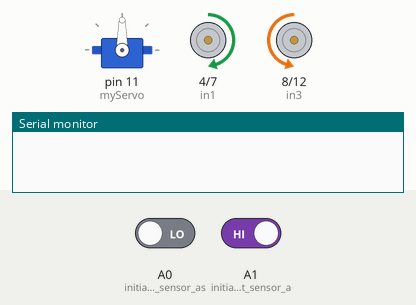
A sketch run on a simulated Arduino Uno, built with avr-gcc and run on an emulated ATmega328P. Parts: servo, motor-driver pin pairs drawn as motors (green arrow = first pin HIGH = forward, orange = second pin HIGH = backward, longer = more drive, scaled by the enable pin), the last lines printed to the serial monitor. The test bench sets the inputs (shaded band); at power-on: A0 (initialize_Left_sensor_as) LOW, A1 (initialize_Right_sensor_a) HIGH. Random numbers use the default seed unless the sketch sets one.

Above: at 1.2 s.
1.3 s: A0 (initialize_Left_sensor_as) driven HIGH
At 2.0 s:
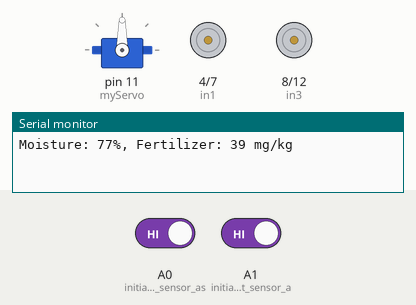
At 7.0 s:
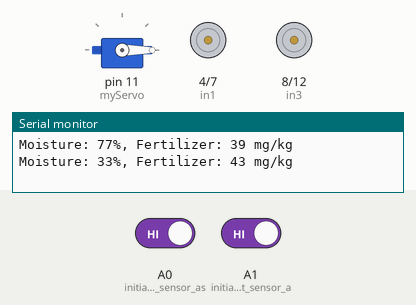
Timing chart, 0 to 24.8 s (numbered marks = the images above; inputs shaded):
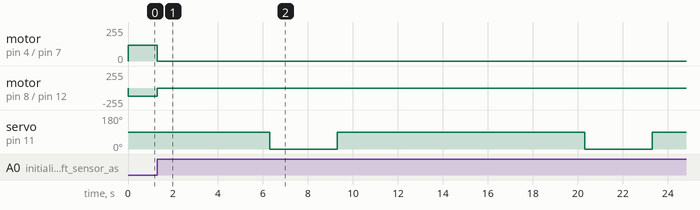

The sketch:

demo_presentation_code_30th_jan.ino
```cpp
#include <Servo.h>

#define in1 4
#define in2 7
#define in3 8
#define in4 12
#define enA 5 //pwm
#define enB 3 //pwm

int M1_Speed = 80; // speed of motor 1
int M2_Speed = 80; // speed of motor 2
int LeftRotationSpeed = 120;  // Left Rotation Speed
int RightRotationSpeed = 120; // Right Rotation Speed

Servo myServo; // Create a Servo object

void setup() {
  pinMode(in1, OUTPUT);
  pinMode(in2, OUTPUT);
  pinMode(in3, OUTPUT);
  pinMode(in4, OUTPUT);

  pinMode(enA, OUTPUT);
  pinMode(enB, OUTPUT);

  pinMode(A0, INPUT); // initialize Left sensor as an input
  pinMode(A1, INPUT); // initialize Right sensor as an input

  myServo.attach(11); // Attach the servo to pin 11
  myServo.write(90);   // Initialize the servo position to 0°

 // Serial.begin(9600);  // Start Serial Communication for debugging
  Serial.begin(9600); // Start Serial Communication for Bluetooth module (RX/TX connected to 0,1)
}

void loop() {
  int LEFT_SENSOR = digitalRead(A0);
  int RIGHT_SENSOR = digitalRead(A1);

  if (RIGHT_SENSOR == 0 && LEFT_SENSOR == 0) {
    forward(); // FORWARD
  } else if (RIGHT_SENSOR == 0 && LEFT_SENSOR == 1) {
    right(); // Move Right
  } else if (RIGHT_SENSOR == 1 && LEFT_SENSOR == 0) {
    left(); // Move Left
  } else if (RIGHT_SENSOR == 1 && LEFT_SENSOR == 1) {
    Stop();  // STOP
    delay(5000); //wait
    sendBluetoothMessage(); // send message to bluetooth connected device
   // Serial.print("stopped, checking moisture");
    servofunction(); // Call the servo function
    //Serial.print("data sent, moving forward");
    delay(5000); //wait
    forward(); // Move forward after the servo operation
  }
}

void servofunction() {
  myServo.write(0); // Rotate servo to 180°
  delay(3000);        // Wait for 3 seconds
  myServo.write(90);   // Rotate servo back to 0°
  delay(1000);        // Brief delay to ensure the servo completes movement
}

void forward() {
  digitalWrite(in1, HIGH);
  digitalWrite(in2, LOW);
  digitalWrite(in3, HIGH);
  digitalWrite(in4, LOW);

  analogWrite(enA, M1_Speed);
  analogWrite(enB, M2_Speed);
}

void backward() {
  digitalWrite(in1, LOW);
  digitalWrite(in2, HIGH);
  digitalWrite(in3, LOW);
  digitalWrite(in4, HIGH);

  analogWrite(enA, M1_Speed);
  analogWrite(enB, M2_Speed);
}

void right() {
  digitalWrite(in1, LOW);
  digitalWrite(in2, HIGH);
  digitalWrite(in3, HIGH);
  digitalWrite(in4, LOW);

  analogWrite(enA, LeftRotationSpeed);
  analogWrite(enB, RightRotationSpeed);
}

void left() {
  digitalWrite(in1, HIGH);
  digitalWrite(in2, LOW);
  digitalWrite(in3, LOW);
  digitalWrite(in4, HIGH);

  analogWrite(enA, LeftRotationSpeed);
  analogWrite(enB, RightRotationSpeed);
}

void Stop() {
  digitalWrite(in1, LOW);
  digitalWrite(in2, LOW);
  digitalWrite(in3, LOW);
  digitalWrite(in4, LOW);
  sendBluetoothMessage(); // Send message when stopping
}

void sendBluetoothMessage() {
  int moisture = random(10, 100);  // Generate a random moisture percentage (10% to 100%)
  int fertilizer = random(5, 50);  // Generate a random fertilizer content in mg/kg (5 to 50)

  Serial.print("Moisture: ");
  Serial.print(moisture);
  Serial.print("%, Fertilizer: ");
  Serial.print(fertilizer);
  Serial.println(" mg/kg");

  if (moisture < 30) {
    Serial.println("irrigate");  // Send irrigation alert if moisture is below 30%
  }

  if (fertilizer < 15) {
    Serial.println("Add Fertilizer");  // Send fertilizer alert if content is below 15 mg/kg
  }
}
```

Measured:
- after the input at 1.3 s, motor on pin 4 (in1) / pin 7 (in2): forward 120/255 → stopped at once; motor on pin 8 (in3) / pin 12 (in4): backward 120/255 → stopped at once; servo on pin 11 (myServo): alternates 90° for 11.0 s and 0° for 3.0 s, starting after 5.0 s
